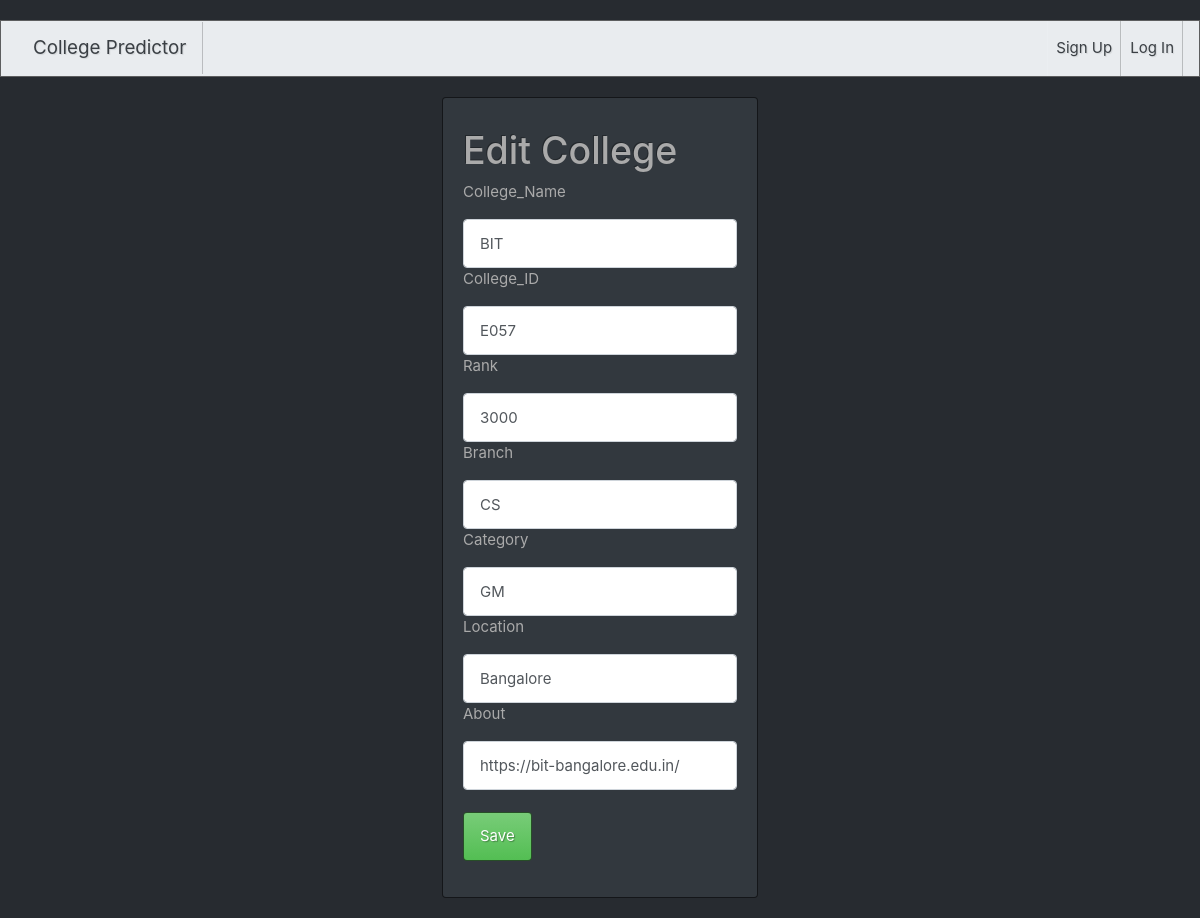
Page /edit/4/ on the committed database.
### College_Predictor/models.py (models this page shows, shortened)
class College(models.Model):
    college_Name=models.CharField(max_length=100)
    college_ID=models.CharField(max_length=10)
    location=models.CharField(max_length=100)
    rank=models.BigIntegerField()
    category=models.CharField(max_length=20)
    branch=models.CharField(max_length=100)
    about=models.CharField(max_length=100)

### College_Predictor/views.py (the view, shortened to what this page needs)
# urls.py: path('edit/<int:college_id>/',edit_college),
def edit_college(request,college_id):
    clg=College.objects.get(pk=college_id)
    return render(request,"edit_college.html",{"clg":clg})

### College_Predictor/templates/edit_college.html (shortened to what this page needs)
{% extends 'bootswatch.html' %}
{% block body %}
<h1>Edit College</h1>
<form action="/edit/{{college.id}}/" method="post" class="form-group">
    <p>College_Name</p>
    <input type="text" name="clg_name"  value="{{clg.college_Name}}" class="form-control">
    <p>College_ID</p>
    <input type="text" name="clg_id" value="{{clg.college_ID}}" class="form-control">
    <p>Rank</p>
    <input type="number" name="rank" value="{{clg.rank}}" class="form-control">
    <p>Branch</p>
    <input type="text" name="branch" value="{{clg.branch}}" class="form-control">
    <p>Category</p>
    <input type="text" name="category" value="{{clg.category}}" class="form-control">
    <p>Location</p>
    <input type="text" name="location" value="{{clg.location}}" class="form-control">
    <p>About</p>
    <input type="text" name="about" value="{{clg.about}}" class="form-control">
    <br>
    <button class="btn btn-success" type="submit" >Save</button>
</form>
{% endblock %}

### rows in the picture
College: clg_name "BIT", clg_id "E057", rank "3000", branch "CS", category "GM", location "Bangalore", about "https://bit-bangalore.edu.in/"
